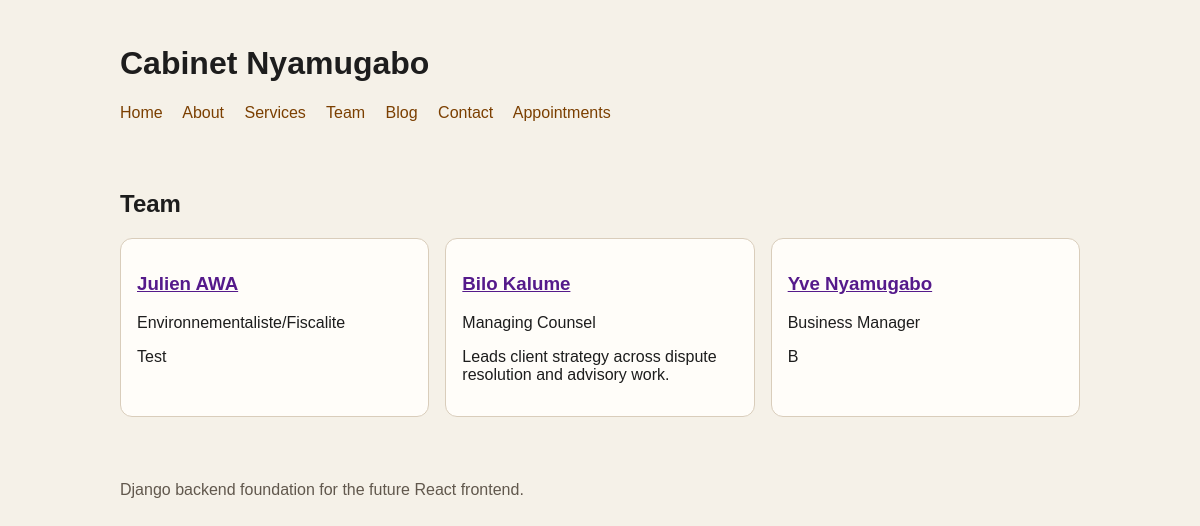
Page /team/ on the committed database.
### team/models.py (models this page shows, shortened)
class TeamMember(models.Model):
    first_name = models.CharField(max_length=100)
    last_name = models.CharField(max_length=100)
    slug = models.SlugField(max_length=220, unique=True, blank=True)
    role = models.CharField(max_length=150)
    bio = models.TextField()
    email = models.EmailField(blank=True)
    phone = models.CharField(max_length=30, blank=True)
    linkedin_url = models.URLField(blank=True)
    photo = models.ImageField(upload_to=get_upload_team_images_file_name)
    is_active = models.BooleanField(default=True)
    order = models.PositiveIntegerField(default=0)
    created_at = models.DateTimeField(auto_now_add=True)
    updated_at = models.DateTimeField(auto_now=True)
    class Meta:
        ordering = ["order", "last_name", "first_name"]
    @property
    def full_name(self):
        return f"{self.first_name} {self.last_name}".strip()

### team/views.py (the view)
# urls.py: path("", TeamMemberListView.as_view(), name="list"),
class TeamMemberListView(ListView):
    model = TeamMember
    template_name = "team/member_list.html"
    context_object_name = "team_members"
    queryset = TeamMember.objects.filter(is_active=True)

### templates/team/member_list.html (shortened to what this page needs)
{% extends "base.html" %}
{% block content %}
<h2>Team</h2>
<div class="grid">
    {% for member in team_members %}
        <article class="card">
            <h3><a href="{{ member.get_absolute_url }}">{{ member.full_name }}</a></h3>
            <p>{{ member.role }}</p>
            <p>{{ member.bio|truncatewords:24 }}</p>
        </article>
    {% empty %}
        <p>No active team members available yet.</p>
    {% endfor %}
</div>
{% endblock %}

### templates/base.html (style rules this page uses)
body { font-family: Arial, sans-serif; margin: 0; background: #f5f1e8; color: #1d1d1d; }
.grid { display: grid; gap: 1rem; grid-template-columns: repeat(auto-fit, minmax(240px, 1fr)); }
.card { background: #fffdf9; border: 1px solid #d9cdbb; border-radius: 12px; padding: 1rem; }

### rows in the picture
TeamMember: full_name "Julien AWA", role "Environnementaliste/Fiscalite", bio "Test"
TeamMember: full_name "Bilo Kalume", role "Managing Counsel", bio "Leads client strategy across dispute resolution and advisory work."
TeamMember: full_name "Yve Nyamugabo", role "Business Manager", bio "B"
